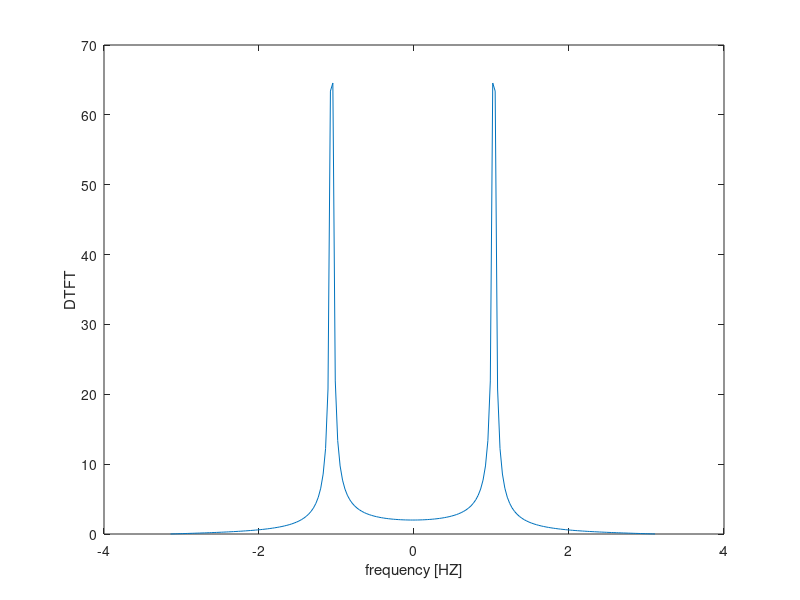

Here is the MATLAB script that generated this plot:
n = -100:1:100;
T1 = 4;
X3= cos((n.*T1.*pi)./12);
X_3 = fft(X3);
y = fftshift(X_3);
Y = abs(y);
fs =2*pi;
df = fs/ length(X3);
fn = fs/2;
figure();
f = -fn:df:fn-df;
plot(f,Y);
xlabel('frequency [HZ]');
ylabel('DTFT');